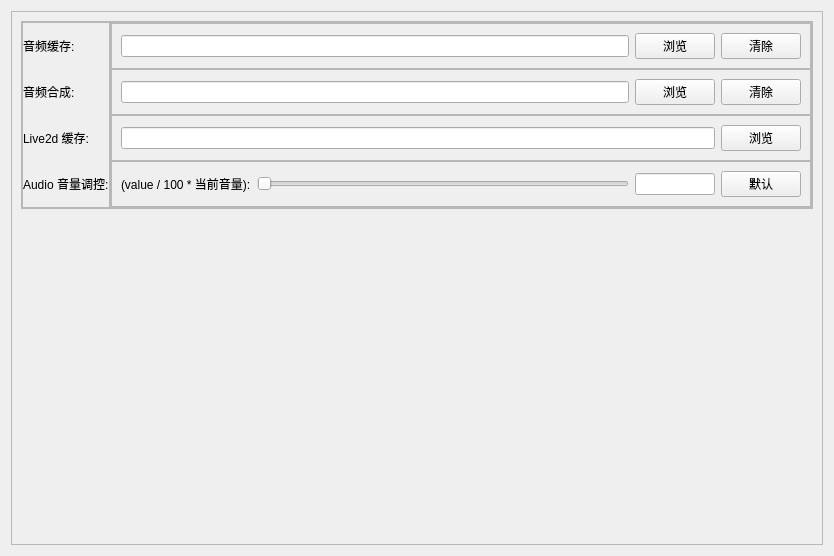
     <widget class="QWidget" name="tab_other">
      <attribute name="title">
       <string>其它设置</string>
      </attribute>
      <layout class="QGridLayout" name="gridLayout_7">
       <item row="0" column="0">
        <widget class="QFrame" name="frame_2">
         <property name="frameShape">
          <enum>QFrame::StyledPanel</enum>
         </property>
         <property name="frameShadow">
          <enum>QFrame::Raised</enum>
         </property>
         <layout class="QVBoxLayout" name="verticalLayout_14">
          <item>
           <widget class="QFrame" name="frame_12">
            <property name="frameShape">
             <enum>QFrame::StyledPanel</enum>
            </property>
            <property name="frameShadow">
             <enum>QFrame::Raised</enum>
            </property>
            <layout class="QHBoxLayout" name="horizontalLayout_2">
             <property name="spacing">
              <number>0</number>
             </property>
             <property name="leftMargin">
              <number>0</number>
             </property>
             <property name="topMargin">
              <number>0</number>
             </property>
             <property name="rightMargin">
              <number>0</number>
             </property>
             <property name="bottomMargin">
              <number>0</number>
             </property>
             <item>
              <widget class="QFrame" name="frame_10">
               <property name="frameShape">
                <enum>QFrame::StyledPanel</enum>
               </property>
               <property name="frameShadow">
                <enum>QFrame::Raised</enum>
               </property>
               <layout class="QVBoxLayout" name="verticalLayout_11">
                <property name="spacing">
                 <number>0</number>
                </property>
                <property name="leftMargin">
                 <number>0</number>
                </property>
                <property name="topMargin">
                 <number>0</number>
                </property>
                <property name="rightMargin">
                 <number>0</number>
                </property>
                <property name="bottomMargin">
                 <number>0</number>
                </property>
                <item>
                 <widget class="QLabel" name="label_voice">
                  <property name="text">
                   <string>音频缓存:</string>
                  </property>
                 </widget>
                </item>
                <item>
                 <widget class="QLabel" name="label_voicesave">
                  <property name="text">
                   <string>音频合成:</string>
                  </property>
                 </widget>
                </item>
                <item>
                 <widget class="QLabel" name="label_live2dsave">
                  <property name="text">
                   <string>Live2d 缓存:</string>
                  </property>
                 </widget>
                </item>
                <item>
                 <widget class="QLabel" name="label_audiovolume">
                  <property name="text">
                   <string>Audio 音量调控:</string>
                  </property>
                 </widget>
                </item>
               </layout>
              </widget>
             </item>
             <item>
              <widget class="QFrame" name="frame_11">
               <property name="frameShape">
                <enum>QFrame::StyledPanel</enum>
               </property>
               <property name="frameShadow">
                <enum>QFrame::Raised</enum>
               </property>
               <layout class="QGridLayout" name="gridLayout_3">
                <property name="leftMargin">
                 <number>0</number>
                </property>
                <property name="topMargin">
                 <number>0</number>
                </property>
                <property name="rightMargin">
                 <number>0</number>
                </property>
                <property name="bottomMargin">
                 <number>0</number>
                </property>
                <property name="spacing">
                 <number>0</number>
                </property>
                <item row="0" column="0">
                 <widget class="QFrame" name="frame_4">
                  <property name="frameShape">
                   <enum>QFrame::StyledPanel</enum>
                  </property>
                  <property name="frameShadow">
                   <enum>QFrame::Raised</enum>
                  </property>
                  <layout class="QHBoxLayout" name="horizontalLayout_16">
                   <item>
                    <widget class="QLineEdit" name="lineEdit_voiceway"/>
                   </item>
                   <item>
                    <widget class="QPushButton" name="pushButton_voicefind">
                     <property name="text">
                      <string>浏览</string>
                     </property>
                    </widget>
                   </item>
                   <item>
                    <widget class="QPushButton" name="pushButton_voiceclear">
                     <property name="text">
                      <string>清除</string>
                     </property>
                    </widget>
                   </item>
                  </layout>
                 </widget>
                </item>
                <item row="1" column="0">
                 <widget class="QFrame" name="frame_8">
                  <property name="frameShape">
                   <enum>QFrame::StyledPanel</enum>
                  </property>
                  <property name="frameShadow">
                   <enum>QFrame::Raised</enum>
                  </property>
                  <layout class="QHBoxLayout" name="horizontalLayout_22">
                   <item>
                    <widget class="QLineEdit" name="lineEdit_voicesaveway"/>
                   </item>
                   <item>
                    <widget class="QPushButton" name="pushButton_voicesavefind">
                     <property name="text">
                      <string>浏览</string>
                     </property>
                    </widget>
                   </item>
                   <item>
                    <widget class="QPushButton" name="pushButton_voicesaveclear">
                     <property name="text">
                      <string>清除</string>
                     </property>
                    </widget>
                   </item>
                  </layout>
                 </widget>
                </item>
                <item row="2" column="0">
                 <widget class="QFrame" name="frame_9">
                  <property name="frameShape">
                   <enum>QFrame::StyledPanel</enum>
                  </property>
                  <property name="frameShadow">
                   <enum>QFrame::Raised</enum>
                  </property>
                  <layout class="QHBoxLayout" name="horizontalLayout_23">
                   <item>
                    <widget class="QLineEdit" name="lineEdit_live2dsaveway"/>
                   </item>
                   <item>
                    <widget class="QPushButton" name="pushButton_live2dsavefind">
                     <property name="text">
                      <string>浏览</string>
                     </property>
                    </widget>
                   </item>
                  </layout>
                 </widget>
                </item>
                <item row="3" column="0">
                 <widget class="QFrame" name="frame_13">
                  <property name="frameShape">
                   <enum>QFrame::StyledPanel</enum>
                  </property>
                  <property name="frameShadow">
                   <enum>QFrame::Raised</enum>
                  </property>
                  <layout class="QHBoxLayout" name="horizontalLayout_29">
                   <item>
                    <widget class="QLabel" name="label">
                     <property name="text">
                      <string>(value / 100 * 当前音量):</string>
                     </property>
                    </widget>
                   </item>
                   <item>
                    <widget class="QSlider" name="horizontalSlider_audiovolume">
                     <property name="minimumSize">
                      <size>
                       <width>200</width>
                       <height>0</height>
                      </size>
                     </property>
                     <property name="orientation">
                      <enum>Qt::Horizontal</enum>
                     </property>
                    </widget>
                   </item>
                   <item>
                    <widget class="QLineEdit" name="lineEdit_audiovolume">
                     <property name="minimumSize">
                      <size>
                       <width>80</width>
                       <height>0</height>
                      </size>
                     </property>
                     <property name="maximumSize">
                      <size>
                       <width>80</width>
                       <height>16777215</height>
                      </size>
                     </property>
                    </widget>
                   </item>
                   <item>
                    <widget class="QPushButton" name="pushButton_audiovolume">
                     <property name="text">
                      <string>默认</string>
                     </property>
                    </widget>
                   </item>
                  </layout>
                 </widget>
                </item>
               </layout>
              </widget>
             </item>
            </layout>
           </widget>
          </item>
          <item>
           <spacer name="verticalSpacer">
            <property name="orientation">
             <enum>Qt::Vertical</enum>
            </property>
            <property name="sizeHint" stdset="0">
             <size>
              <width>792</width>
              <height>326</height>
             </size>
            </property>
           </spacer>
          </item>
         </layout>
        </widget>
       </item>
      </layout>
     </widget>
